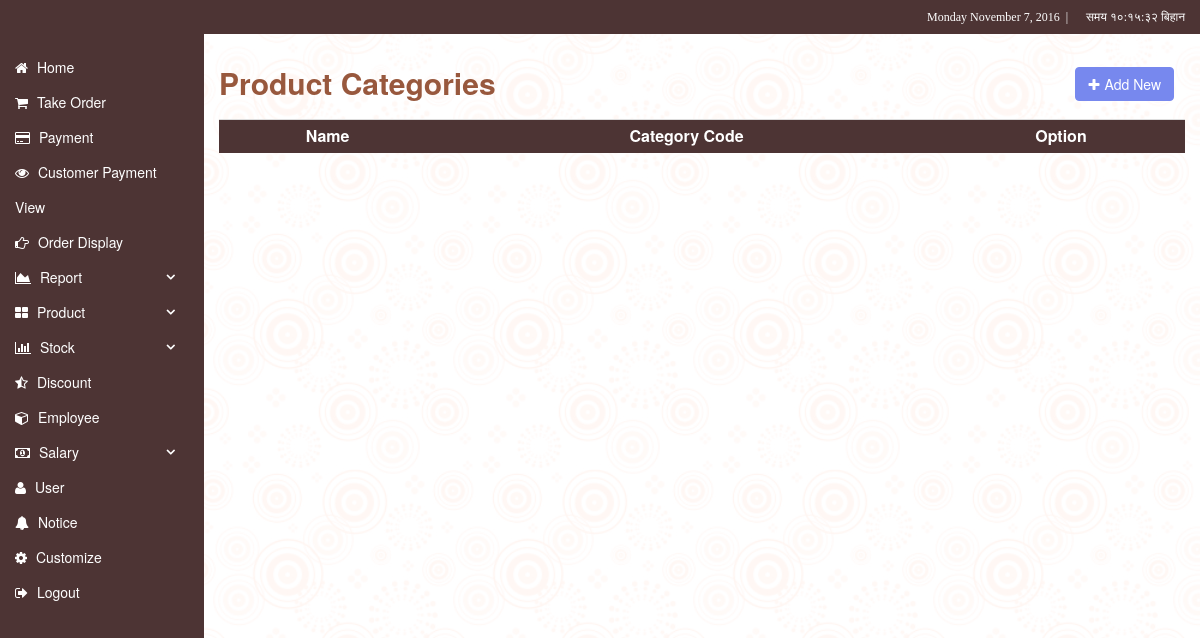
/display-category.php (signed in), run on an earlier commit of the app's database.
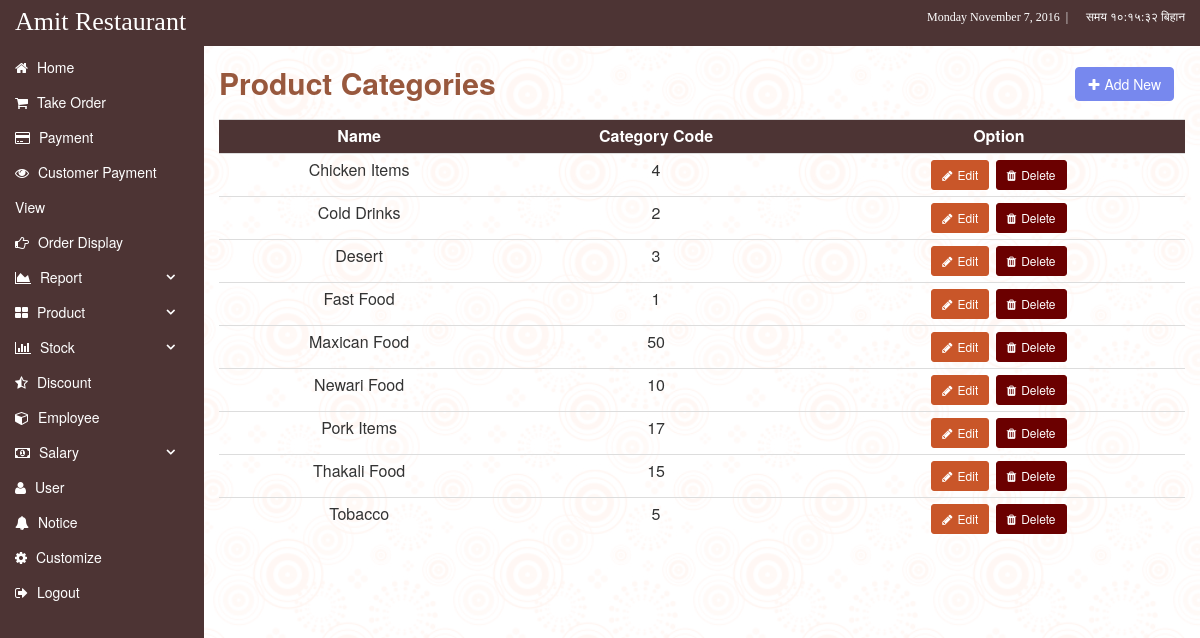
And on a later commit of the database.
### tables this page shows
CREATE TABLE `details` (
  `id` int(9) NOT NULL,
  `name` varchar(50) NOT NULL,
  `image` varchar(50) NOT NULL
);

CREATE TABLE `category` (
  `id` int(9) NOT NULL,
  `name` varchar(30) NOT NULL,
  `category_code` int(9) NOT NULL
);

### display-category.php (the view, shortened to what this page needs)
<?php include ('inc/header.php'); ?>
<?php if( !user_staff() && !user_cook() && !user_manager() ){ ?>
<h2 class="page-title">Product Categories
<a href="create-category" class="btn btn-info pull-right"><i class="fa fa-plus"></i>Add New</a>
</h2>
	<table class="table table-condensed table-hover">
		<tr class="t-head">
			<th>Name</th>
			<th>Category Code</th>
			<th>Option</th>
		</tr>
				<?php
					$id_qry = "SELECT * FROM category ORDER BY name";
					 $sel_id = query($id_qry);
					 while ($row = fetch($sel_id))
					 {
          echo "<tr><td>".$row['name'] ."</td><td>".$row['category_code'] ."</td><td>";
          ?>
          	<a class="btn btn-warning btn-sm" href="edit-cat.php?val=<?php echo encrypt_decrypt('encrypt',$row['id']); ?>"><i class="fa fa-pencil"></i>Edit</a>
      		<a class="btn btn-danger btn-sm" href="delete-cat.php?val=<?php echo encrypt_decrypt('encrypt',$row['id']); ?>" onclick="return confirm('Are you sure?');"><i class="fa fa-trash"></i>Delete</a>
       <?php
        echo "</td></tr>";
    }
				?>
	</table>
<?php include ('inc/footer.php'); ?>
<?php
	} else {
		redirect_to("index");
	}
?>

### inc/header.php (shortened to what this page needs)
<?php include("connection.php"); ?>
<?php include('inc/function.php'); ?>
<!DOCTYPE html>
<html>
<head>
	<link rel="stylesheet" type="text/css" href="css/bootstrap.css">
	<link rel="stylesheet" type="text/css" href="css/font-awesome.css">
	<link rel="stylesheet" type="text/css" href="css/datepicker.css">
	<link rel="stylesheet" type="text/css" href="css/chosen.css">
	<link rel="stylesheet" type="text/css" href="css/style.css">
</head>
<body>
<div class="container">
<div class="row">
<h2 class="logo"><?php the_title(); ?>
	<small class="pull-right"><?php include('nepali-time.php'); ?></small>
</h2>
<div class="col-xs-2">
<div id="main" class="menu">
	<ul class="list-group">
	<li class="list-group-item"><a href="index"><i class="fa fa-home"></i> Home</a></li>
	<?php if(!user_cook() ){ ?><li class="list-group-item"><a href="shop"><i class="fa fa-shopping-cart"></i> Take Order</a></li><?php } ?>
	<?php if(!user_cook() ){ ?><li class="list-group-item"><a href="payment"><i class="fa fa-credit-card"></i> Payment</a></li><?php } ?>
	<?php if(!user_cook() ){ ?><li class="list-group-item"><a href="payment-customer-view"><i class="fa fa-eye"></i> Customer Payment View</a></li><?php } ?>
	<?php if(!user_staff() ){ ?><li class="list-group-item"><a href="order-display"><i class="fa fa-hand-o-right"></i> Order Display</a></li><?php } ?>
	<?php if( !user_staff() && !user_cook() ){ ?>
	<li class="list-group-item"><p id="reports"><i class="fa fa-area-chart"></i> Report <i class="fa fa-angle-down"></i></p></li>
	<?php } ?>
	<?php if( !user_staff() && !user_cook() && !user_manager() ){ ?>
	<li class="list-group-item"><p id="products"><i class="fa fa-th-large"></i> Product <i class="fa fa-angle-down"></i></p></li>
	<?php } ?>
	<?php if( !user_staff() ){ ?>
	<li class="list-group-item"><p id="stocks"><i class="fa fa-bar-chart"></i> Stock <i class="fa fa-angle-down"></i></p></li>
	<?php } ?>
	<?php if( !user_staff() && !user_cook() ){ ?>
	<li class="list-group-item"><a href="discount-display"><i class="fa fa-star-half-o"></i> Discount</a></li>
	<?php } ?>
	<?php if( !user_staff() && !user_cook() ){ ?>
	<li class="list-group-item"><a href="employee-display"><i class="fa fa-cube"></i> Employee</a></li>
	<?php } ?>
	<?php if( !user_staff() && !user_cook() && !user_manager() ){ ?>
	<li class="list-group-item"><p id="salaries"><i class="fa fa-money"></i> Salary <i class="fa fa-angle-down"></i></p></li>
	<?php } ?>
	<li class="list-group-item"><a href="users"><i class="fa fa-user"></i> User</a></li>
	<?php if(!user_cook() && !user_staff() && !user_manager() ){ ?>
	<li class="list-group-item"><a href="notice"><i class="fa fa-bell"></i> Notice</a></li>
	<li class="list-group-item"><a href="customize"><i class="fa fa-cog"></i> Customize</a></li>
	<?php } ?>
	<li class="list-group-item"><a href="logout" onclick="return confirm('Are you sure you want to logout?');"><i class="fa fa-sign-out"></i> Logout</a></li>
</ul>
</div>
	</div>
	<div class="col-xs-10 content">

### nepali-time.php (shortened to what this page needs)
 <div id="time">
        <span style="font-size:12px;color:#fff" class="time_date">
        <?php
        echo date('l F j, Y');?>  &nbsp;| &nbsp; &nbsp;&nbsp; समय <span id="sn_nepalitime"></span></span>
</div>

### inc/footer.php (shortened to what this page needs)
		</div>
	</div>
</div>
</body>
</html>

### inc/function.php (shortened to what this page needs)
<?php
function query($str) {
    global $connection;
    $sel_query = mysqli_query($connection,$str);
    return $sel_query;
}
function fetch($str) {
    $row = mysqli_fetch_array($str);
    return $row;
}
function the_title(){
    $query = "SELECT name FROM details";
    $result = query($query);
    if($row = fetch($result)){
        echo $row['name'];
    }
}
function encrypt_decrypt($action, $string) {
    $output = false;
    $encrypt_method = "AES-256-CBC";
    $secret_key = 'Your Secret Key key';
    $secret_iv = 'Your Secret Key iv';
    $key = hash('sha256', $secret_key);
    $iv = substr(hash('sha256', $secret_iv), 0, 16);
    if( $action == 'encrypt' ) {
        $output = openssl_encrypt($string, $encrypt_method, $key, 0, $iv);
        $output = base64_encode($output);
    }
    else if( $action == 'decrypt' ){
        $output = openssl_decrypt(base64_decode($string), $encrypt_method, $key, 0, $iv);
    }
    return $output;
}
?>

### css/style.css (style rules this page uses)
body { margin: 0; padding: 0; background: url(../img/background.png); background-attachment: fixed; }
.container { width: 100%; padding: 0; margin: 0; height: 100%; }
.row { padding: 0; margin: 0; }
.menu { position: absolute; margin-left: -15px; min-height: 100vh; background-color: #4D3434; width: 100%; }
.content { margin-left: 17%; width: 83%; }
.t-head { background: #4D3434; color: #fff; }
.fa { padding-right: 5px; }
.fa-angle-down { float: right; padding: 10px; font-weight: 600; }
.list-group-item a, .list-group-item p { font-weight: 500; display: block; line-height: 35px; color: #fff; padding: 0 15px; cursor: pointer; margin-bottom: 0; }
td, th { font-size: 16px; text-align: center; }
.logo { position: fixed; font-family: verdana; top: 0; width: 100%; background-color: #4D3434; margin: 0; padding: 8px 15px 9px; color: #fff; z-index: 99; font-size: 26px; }
.content-nomenu, .content { margin-top: 35px; }
.list-group .list-group-item { background-color: #4D3434; }
.list-group { width: 100%; border-radius: 0; margin-top: 50px; }
.list-group-item { padding: 0; margin-bottom: 0; border:none; border-bottom: none; }
.list-group-item:first-child, .list-group-item:last-child { border-radius: 0; }
.btn-warning { background-color: #C95629; border-color: #C95629; margin: 1px; }
.btn-danger { background-color: #6B0000; border-color: #6B0000; margin: 1px; }
.btn-info { background-color: #7788EE; border-color: #7788EE; margin: 1px; }
.page-title { color: #98583D; font-weight: 600; padding: 10px 10px 10px 0; }

What changed in the data, as far as the page shows it:
added details: name "Amit Restaurant"
added category: name "Chicken Items", category_code "4"
added category: name "Cold Drinks", category_code "2"
added category: name "Desert", category_code "3"
added category: name "Fast Food", category_code "1"
added category: name "Maxican Food", category_code "50"
added category: name "Newari Food", category_code "10"
added category: name "Pork Items", category_code "17"
added category: name "Thakali Food", category_code "15"
added category: name "Tobacco", category_code "5"
